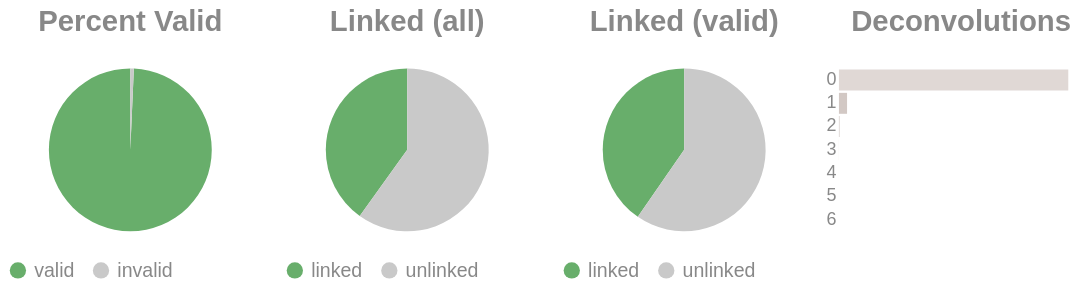

The notebook cell this image was saved under:
### Code cell
if SKIPLR:
    pass
else:
    clash = Counter()
    for i in valids['molecule'].to_list():
        _mol = i.split("-")
        if len(_mol) == 1:
            clash.update('0')
        else:
            clash.update(_mol[-1])

    _d = {"deconvolutions": [], 'count': []}
    for k,v in clash.items():
        _d['deconvolutions'].append(k)
        _d['count'].append(v)

    tot_valid = valids['reads'].sum()
    mask = valids['reads'] >= 2
    n_linked_reads = valids.filter(mask)['reads'].sum()
    if n_linked_reads == 0:
        print_html("No linked molecules (>=2 reads) were detected; skipping linked-only distributions.")
        SKIPLR = True
    else:
        perc_valid = round(tot_valid / n_reads, 4)
        linked_perc_abs = round(n_linked_reads / n_reads, 4)
        linked_perc = round(n_linked_reads / tot_valid, 4)

    _valid = pl.DataFrame({"valids": ['valid', 'invalid'], "count": [tot_valid, n_reads - tot_valid]})
    _linked_abs = pl.DataFrame({"linked (absolute)": ['linked', 'unlinked'], "count": [n_linked_reads, n_reads - n_linked_reads]})
    _linked_rel = pl.DataFrame({"linked (valids)": ['linked', 'unlinked'], "count": [n_linked_reads, tot_valid - n_linked_reads]})

    (
        alt.hconcat(
            piechart(_valid, goodval = 'valid', title = "Percent Valid"),
            piechart(_linked_abs, goodval = "linked", title =  "Linked (all)"),
            piechart(_linked_rel, goodval = "linked", title =  "Linked (valid)"),
            convolutionbar(pl.DataFrame(_d), title = "Deconvolutions"),
            center = True,
            bounds = 'flush'
        )
        .resolve_scale(color='independent')
        .resolve_legend('independent')
        .properties(usermeta={'embedOptions': {"actions": False}})
    ).display()

### Figure 1 — Vega-Lite specification as saved in the notebook (floating-point values rounded to 4 significant figures)
{"width": "container", "height": 400, "config": {"title": {"anchor": "start", "dy": -15, "fontSize": 18, "color": "#888888", "subtitleColor": "#888888", "subtitleFontSize": 14}, "arc": {"fill": "#0072B2"}, "axis": {"domainColor": "#888888", "domainWidth": 0.5, "gridWidth": 0.2, "grid": false, "titleFontWeight": 400, "titleFontSize": 15, "labelFontSize": 11, "labelColor": "#888888", "tickColor": "#888888", "tickWidth": 0.2, "titleColor": "#888888"}, "axisBand": {"grid": false}, "axisX": {"grid": true, "tickSize": 10, "domainCap": "round"}, "axisY": {"domain": false, "grid": true, "tickSize": 0, "domainCap": "round"}, "background": "transparent", "header": {"labelFontSize": 15, "labelColor": "#888888", "titleFontSize": 15, "titleFontWeight": 600, "titleColor": "#888888"}, "legend": {"labelFont": "sans-serif", "labelFontSize": 12, "labelColor": "#888888", "symbolSize": 100, "symbolType": "circle", "titleFontSize": 12, "titlePadding": 10, "titleColor": "#888888", "title": null}, "range": {"category": ["#E69F00", "#56B4E9", "#009E73", "#F0E442", "#0072B2", "#D55E00", "#CC79A7", "#000000"], "diverging": ["#cfe8f3", "#a2d4ec", "#73bfe2", "#46abdb", "#1696d2", "#12719e"]}, "area": {"fill": "#0072B2", "fillOpacity": 0.7, "line": true, "strokeOpacity": 0.7}, "line": {"color": "#0072B2", "stroke": "#0072B2", "strokeWidth": 2}, "trail": {"color": "#0072B2", "stroke": "#0072B2", "strokeWidth": 0, "size": 1}, "point": {"filled": true, "fillOpacity": 1.0, "size": 95}, "text": {"color": "#888888", "fontSize": 11, "align": "right", "fontWeight": 400, "size": 11}, "bar": {"fill": "#0072B2", "stroke": null}, "view": {"stroke": null, "continuousWidth": 660, "continuousHeight": 400}}, "hconcat": [{"data": {"name": "data-d0b1666a1b211a30c05afd050351633f"}, "mark": {"type": "arc"}, "encoding": {"color": {"field": "valids", "legend": {"orient": "bottom", "title": null}, "scale": {"domain": ["valid", "invalid"], "range": ["#68ae6b", "#C9C9C9"]}, "title": "Valids", "type": "nominal"}, "theta": {"field": "count", "type": "quantitative"}, "tooltip": [{"field": "valids", "title": "Valids", "type": "ordinal"}, {"field": "percent", "format": ".2%", "title": "Percent", "type": "quantitative"}, {"field": "count", "title": "Count", "type": "quantitative"}]}, "height": 100, "title": {"text": "Percent Valid", "align": "center", "anchor": "middle"}, "transform": [{"calculate": "datum.count / 6497120", "as": "percent"}], "width": 150}, {"data": {"name": "data-fe1257701e845653631a600a71c436a0"}, "mark": {"type": "arc"}, "encoding": {"color": {"field": "linked (absolute)", "legend": {"orient": "bottom", "title": null}, "scale": {"domain": ["linked", "unlinked"], "range": ["#68ae6b", "#C9C9C9"]}, "title": "Linked (Absolute)", "type": "nominal"}, "theta": {"field": "count", "type": "quantitative"}, "tooltip": [{"field": "linked (absolute)", "title": "Linked (Absolute)", "type": "ordinal"}, {"field": "percent", "format": ".2%", "title": "Percent", "type": "quantitative"}, {"field": "count", "title": "Count", "type": "quantitative"}]}, "height": 100, "title": {"text": "Linked (all)", "align": "center", "anchor": "middle"}, "transform": [{"calculate": "datum.count / 6497120", "as": "percent"}], "width": 150}, {"data": {"name": "data-5c12eb5428d049dee05143bae68ac75f"}, "mark": {"type": "arc"}, "encoding": {"color": {"field": "linked (valids)", "legend": {"orient": "bottom", "title": null}, "scale": {"domain": ["linked", "unlinked"], "range": ["#68ae6b", "#C9C9C9"]}, "title": "Linked (Valids)", "type": "nominal"}, "theta": {"field": "count", "type": "quantitative"}, "tooltip": [{"field": "linked (valids)", "title": "Linked (Valids)", "type": "ordinal"}, {"field": "percent", "format": ".2%", "title": "Percent", "type": "quantitative"}, {"field": "count", "title": "Count", "type": "quantitative"}]}, "height": 100, "title": {"text": "Linked (valid)", "align": "center", "anchor": "middle"}, "transform": [{"calculate": "datum.count / 6452128", "as": "percent"}], "width": 150}, {"data": {"name": "data-d5f0bbe5ca26d4503dc7bd6239427a73"}, "mark": {"type": "bar"}, "encoding": {"color": {"field": "deconvolutions", "legend": null, "scale": {"scheme": "lightgreyred"}, "type": "nominal"}, "tooltip": [{"field": "deconvolutions", "title": "Deconvolutions", "type": "ordinal"}, {"field": "percent", "format": ".2%", "title": "Percent", "type": "quantitative"}, {"field": "count", "title": "Count", "type": "quantitative"}], "x": {"axis": null, "field": "count", "type": "quantitative"}, "y": {"field": "deconvolutions", "sort": "ascending", "title": null, "type": "nominal"}}, "height": 100, "title": {"text": "Deconvolutions", "align": "center", "anchor": "middle"}, "transform": [{"calculate": "datum.count / 4869727", "as": "percent"}], "width": 150}], "bounds": "flush", "center": true, "resolve": {"legend": {"angle": "independent"}, "scale": {"color": "independent"}}, "usermeta": {"embedOptions": {"actions": false}}, "$schema": "https://vega.github.io/schema/vega-lite/v6.1.0.json", "datasets": {"data-d0b1666a1b211a30c05afd050351633f": [{"valids": "valid", "count": 6452128}, {"valids": "invalid", "count": 44992}], "data-fe1257701e845653631a600a71c436a0": [{"linked (absolute)": "linked", "count": 2604538}, {"linked (absolute)": "unlinked", "count": 3892582}], "data-5c12eb5428d049dee05143bae68ac75f": [{"linked (valids)": "linked", "count": 2604538}, {"linked (valids)": "unlinked", "count": 3847590}], "data-d5f0bbe5ca26d4503dc7bd6239427a73": [{"deconvolutions": "0", "count": 4692941}, {"deconvolutions": "1", "count": 166124}, {"deconvolutions": "2", "count": 9861}, {"deconvolutions": "3", "count": 736}, {"deconvolutions": "4", "count": 60}, {"deconvolutions": "5", "count": 4}, {"deconvolutions": "6", "count": 1}]}}
